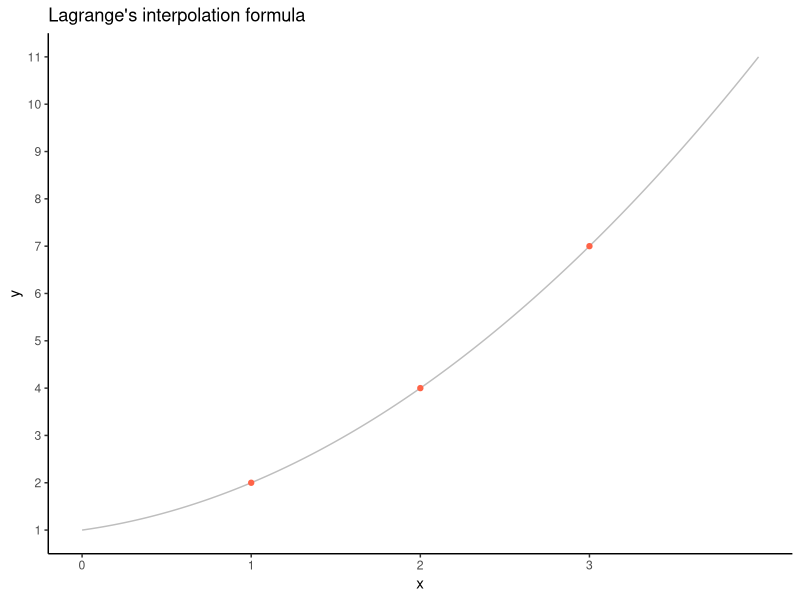

The R source for this figure:
## ---- chunk 1
knitr::opts_chunk$set(echo       = TRUE,
                      message    = FALSE,
                      warning    = FALSE,
                      out.width  = 800,
                      out.height = 600,
                      fig.align  = "center",
                      dev        = "ragg_png")
## ---- chunk 2
library(tidyverse)
X <- c(1, 2, 3)
Y <- c(2, 4, 7)

L <- function(x) {
  
  F_inner <- function(index) {
    # x=1でindex=1のときx_vecは(2 3)xk=1
    # (x-x_vec)は(1-2, 1-3)、
    # (xk-x_vec)は(1-2, 1-3)、
    # (x-x_vec)/(xk - x_vec)は(1-2, 1-3)/(1-2, 1-3)となり
    # prod((1-2, 1-3)/(1-2, 1-3))となる
    # F_innerをでたあとにY[i]*prod((1-2, 1-3)/(1-2, 1-3))として計算される。
    x_vec = X[-index]
    xk = X[index]
    inner_r = prod((x - x_vec) / (xk - x_vec))
    return(inner_r)
  }
  
  vec = c()
  for (i in 1:length(X)) {
    vec = c(vec, Y[i] * F_inner(i))
  }
  r = sum(vec)
  return(r)
}

x_line = seq(min(X)-1, max(X)+1, 0.01)
pre = c()
for (i in 1:length(x_line)) {
  pre = c(pre, L(x_line[i]))
}

df <- tibble(x_line, pre)
df
## ---- chunk 3
ggplot() + 
  geom_line(data = df, aes(x_line, pre), col = 'gray') +
  geom_point(data = tibble(X,Y), aes(X, Y), col = 'tomato') +
  scale_x_continuous(breaks = seq(0,max(X), 1)) +
  scale_y_continuous(breaks = seq(0,15, 1)) +
  theme_classic() +
  labs(title = 'Lagrange\'s interpolation formula', x = 'x', y = 'y')
## ---- chunk 4
f_func <- function(x) {
  z <- x^2
  return(z)
}

h <- 0.01
start_point <- 0
end_point <- 10
x <- seq(start_point, end_point, h)
f <- f_func(x)

integrated_f <- c()
for (j in 1:length(x)-1) {
    integrated_f <- c(integrated_f, f[j+1] + f[j])
    }

integrated_f <- (h / 2) * sum(integrated_f)
integrated_f
## ---- chunk 5
res <- integrate(f_func, start_point, end_point)
res$value
